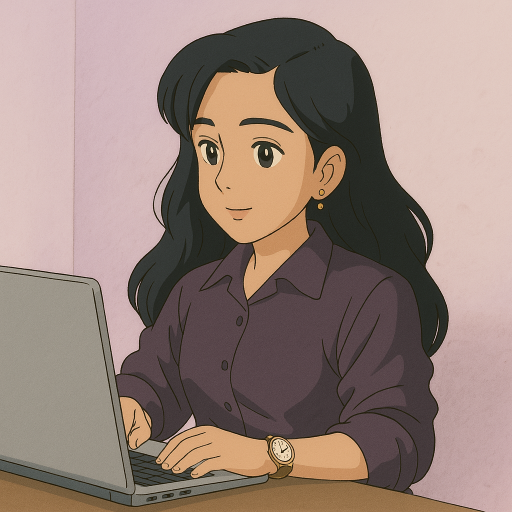
#> input picture image/git_logo.png, 1024 x 1024 px, found by its file name (shown at 1/2 size)
$ python image.py
#> lines starting #> are read from the running program, lines starting #| are printed output that depends on the picture
#> in convert_to_ascii, image is the input picture: PIL image 1024x1024 RGB; mean R, G, B 150.8, 130.5, 122.1
from PIL import Image

# ASCII characters from darkest to lightest
ASCII_CHARS = "@%#*+=-:. "

# Resize image maintaining aspect ratio
def resize_image(image, new_width=60):
#> called with new_width = 50
    width, height = image.size
#> width = 1024; height = 1024
    aspect_ratio = height / width
#> aspect_ratio = 1
    new_height = int(aspect_ratio * new_width * 0.5)
#> new_height = 25
    return image.resize((new_width, new_height))
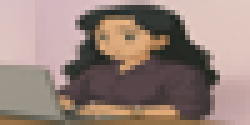
#> returned value: PIL image 50x25 RGB (shown 5 times larger); mean R, G, B 150.8, 130.5, 122.1

# Convert image to grayscale
def grayify(image):
    return image.convert("L")
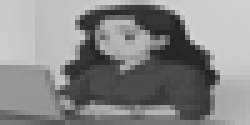
#> returned value: PIL image 50x25 L (shown 5 times larger); min 32, max 211, mean 135.6

# Convert pixels to ASCII characters
def pixels_to_ascii(image):
    pixels = image.getdata()
    ascii_str = "".join([ASCII_CHARS[pixel // 25] for pixel in pixels])
    return ascii_str

def convert_to_ascii(image_path, output_file='ascii_output.txt', width=100):
    try:
        image = Image.open(image_path)
    except Exception as e:
        print("Error loading image:", e)
        return None

    image = resize_image(image, new_width=width)
    image = grayify(image)

    ascii_str = pixels_to_ascii(image)
    pixel_count = len(ascii_str)
#> pixel_count = 1250
    ascii_image = "\n".join([ascii_str[index:(index + width)] for index in range(0, pixel_count, width)])

    try:
        with open(output_file, "w", encoding="utf-8") as f:
            f.write(ascii_image)
        print(f"ASCII art written to {output_file}")
    except Exception as e:
        print("Error saving ASCII art:", e)

    return ascii_image

# Run conversion
ascii_image = convert_to_ascii("D:/AD/portifilo/image/git_logo.png", width=50)
if ascii_image:
    print(ascii_image)


'''from PIL import Image

# ASCII characters used to represent pixel brightness
ASCII_CHARS = "@%#*+=-:. "

def resize_image(image, new_width=100):
    width, height = image.size
    aspect_ratio = height / width
    new_height = int(aspect_ratio * new_width * 0.55)  # Adjust for terminal aspect ratio
    return image.resize((new_width, new_height))

def grayify(image):
    return image.convert("L")  # Convert to grayscale

def pixels_to_ascii(image):
    pixels = image.getdata()
    ascii_str = ''.join(ASCII_CHARS[pixel // 25] for pixel in pixels)
    return ascii_str

def image_to_ascii(path, new_width=100):
    try:
        image = Image.open(path)
    except Exception as e:
        print(f"Error loading image: {e}")
        return None

    image = resize_image(image, new_width)
    image = grayify(image)
    ascii_str = pixels_to_ascii(image)
    img_width = image.width

    ascii_img = ""
    for i in range(0, len(ascii_str), img_width):
        ascii_img += ascii_str[i:i + img_width] + "\n"

    return ascii_img

# ✅ Use the full path to avoid file-not-found issues
ascii_image = image_to_ascii("D:/AD/portifilo/image/git_logo.png", new_width=60)

if ascii_image:
    with open("ascii_output.txt", "w") as f:
        f.write(ascii_image)
    print(ascii_image)
else:
    print("Image conversion failed. Make sure the file name and path are correct.")
'''
